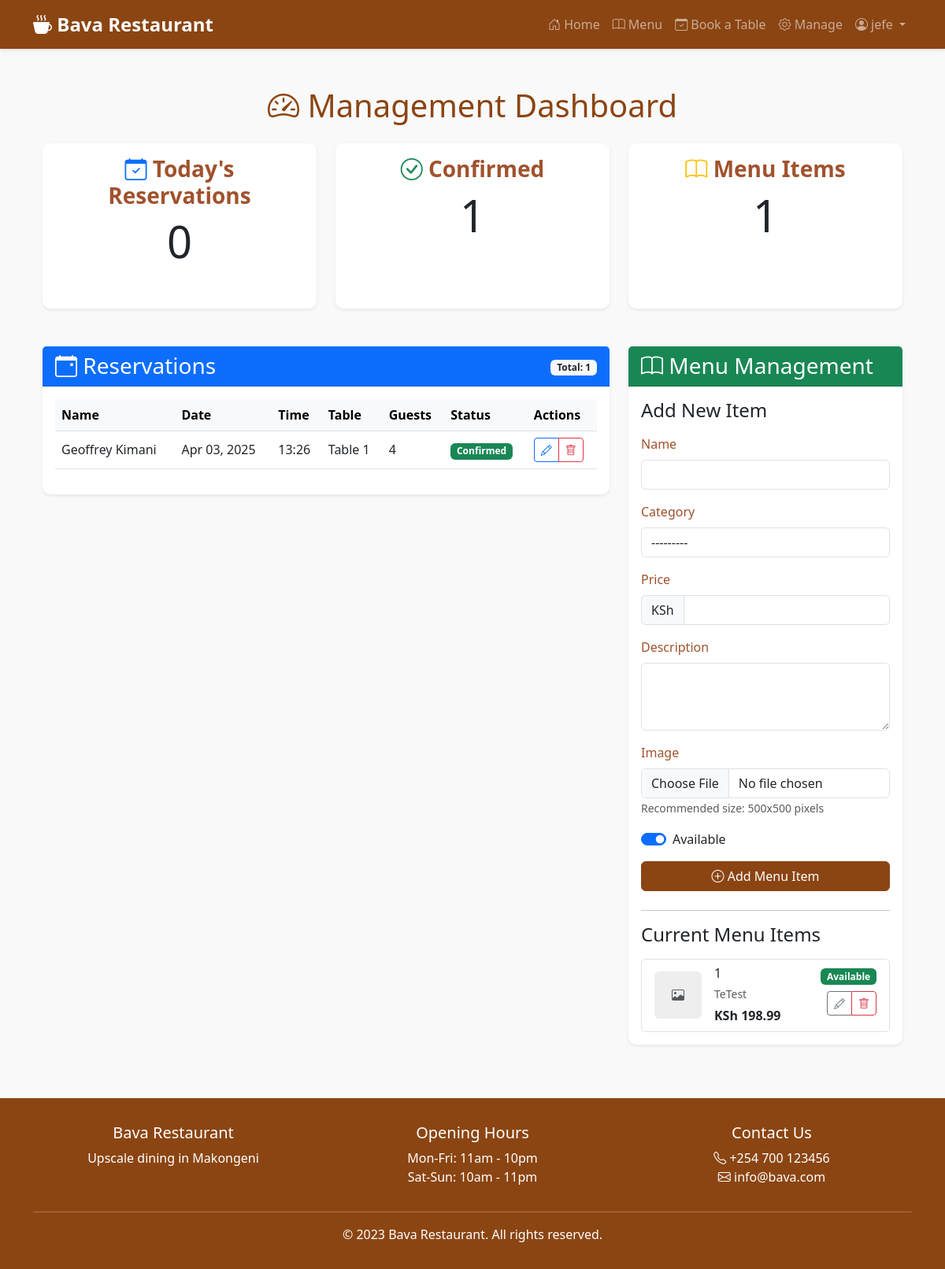
Page /manage/ (signed in) on the earlier database version.
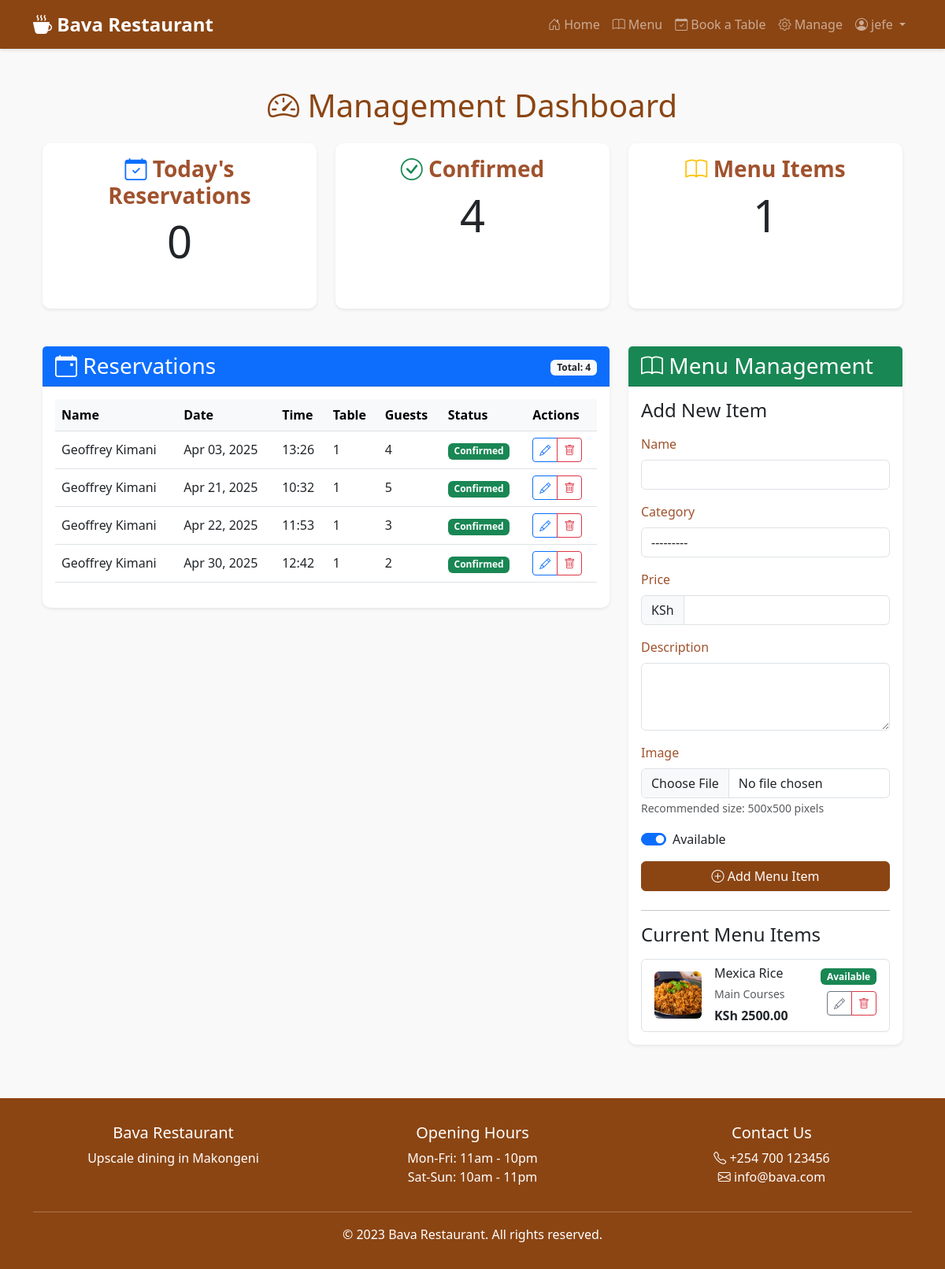
Same page on the later database version.
### restaurant/models.py (models this page shows, shortened)
class Reservation(models.Model):
    PAYMENT_METHOD_CHOICES = [
        ('mpesa', 'Mpesa'),
        ('cash', 'Cash'),
    ]
    user = models.ForeignKey(User, on_delete=models.CASCADE, null=True, blank=True)
    customer_name = models.CharField(max_length=100)
    customer_email = models.EmailField()
    customer_phone = models.CharField(max_length=15)
    table = models.ForeignKey(Table, on_delete=models.CASCADE)
    reservation_date = models.DateField()
    reservation_time = models.TimeField()
    number_of_guests = models.PositiveIntegerField()
    special_requests = models.TextField(blank=True)
    created_at = models.DateTimeField(auto_now_add=True)
    is_confirmed = models.BooleanField(default=False)
    payment_method = models.CharField(
        max_length=10,
        choices=PAYMENT_METHOD_CHOICES,
        default='cash'
    )
    deposit_amount = models.DecimalField(max_digits=6, decimal_places=2, default=0)

class Table(models.Model):
    table_number = models.CharField(max_length=10, unique=True)
    capacity = models.PositiveIntegerField()
    is_available = models.BooleanField(default=True)

class MenuItem(models.Model):
    CATEGORY_CHOICES = [
        ('appetizers', 'Appetizers'),
        ('main_courses', 'Main Courses'),
        ('desserts', 'Desserts'),
        ('drinks', 'Drinks'),
    ]
    name = models.CharField(max_length=100)
    description = models.TextField()
    image = models.ImageField(upload_to='menu_images/')
    price = models.DecimalField(max_digits=6, decimal_places=2)
    category = models.CharField(max_length=20, choices=CATEGORY_CHOICES)
    available = models.BooleanField(default=True)
    created_at = models.DateTimeField(auto_now_add=True)
    updated_at = models.DateTimeField(auto_now=True)

### restaurant/views.py (the view)
# urls.py: path('manage/', views.manage, name='manage'),
@login_required(login_url='login')
def manage(request):
    if not request.user.is_staff:
        messages.error(request, "You don't have permission to access the management page.")
        return redirect('home')
    today = timezone.now().date()
    reservations = Reservation.objects.all().order_by('reservation_date', 'reservation_time')
    today_reservations = reservations.filter(reservation_date=today)
    confirmed_reservations = reservations.filter(is_confirmed=True)
    menu_items = MenuItem.objects.all().order_by('category', 'name')
    if request.method == 'POST':
        menu_form = MenuItemForm(request.POST, request.FILES)
        if menu_form.is_valid():
            menu_item = menu_form.save()
            messages.success(request, f"Menu item '{menu_item.name}' added successfully!")
            return redirect('manage')
        else:
            print("Form errors:", menu_form.errors)
            for field, errors in menu_form.errors.items():
                for error in errors:
                    messages.error(request, f"{field}: {error}")
    else:
        menu_form = MenuItemForm()
    return render(request, 'manage.html', {
        'reservations': reservations,
        'today_reservations': today_reservations,
        'confirmed_reservations': confirmed_reservations,
        'menu_items': menu_items,
        'menu_form': menu_form
    })

### restaurant/forms.py
class MenuItemForm(forms.ModelForm):
    class Meta:
        model = MenuItem
        fields = '__all__'
        widgets = {
            'name': forms.TextInput(attrs={'class': 'form-control'}),
            'category': forms.Select(attrs={'class': 'form-control'}),
            'price': forms.NumberInput(attrs={'class': 'form-control'}),
            'description': forms.Textarea(attrs={'class': 'form-control', 'rows': 3}),
            'available': forms.CheckboxInput(attrs={'class': 'form-check-input'}),
        }
    def __init__(self, *args, **kwargs):
        super().__init__(*args, **kwargs)
        self.fields['image'].required = False  # Make image optional if needed

### templates/manage.html (shortened to what the changed rows need)
{% extends 'base.html' %}
{% block content %}
{% if not request.user.is_authenticated %}
    <div class="alert alert-warning text-center">
        Please <a href="{% url 'login' %}">login</a> to access the management dashboard.
    </div>
{% else %}
<div class="container-fluid">
    <h1 class="text-center my-4" style="color: var(--primary-color);">
        <i class="bi bi-speedometer2"></i> Management Dashboard
    </h1>
    <div class="row g-4">
        <div class="col-md-4">
            <div class="card shadow-sm h-100">
                <div class="card-body text-center">
                    <h3 class="card-title">
                        <i class="bi bi-calendar-check text-primary"></i> Today's Reservations
                    </h3>
                    <p class="display-4">{{ today_reservations.count }}</p>
                </div>
            </div>
        </div>
        <div class="col-md-4">
            <div class="card shadow-sm h-100">
                <div class="card-body text-center">
                    <h3 class="card-title">
                        <i class="bi bi-check-circle text-success"></i> Confirmed
                    </h3>
                    <p class="display-4">{{ confirmed_reservations.count }}</p>
                </div>
            </div>
        </div>
        <div class="col-md-4">
            <div class="card shadow-sm h-100">
                <div class="card-body text-center">
                    <h3 class="card-title">
                        <i class="bi bi-book text-warning"></i> Menu Items
                    </h3>
                    <p class="display-4">{{ menu_items.count }}</p>
                </div>
            </div>
        </div>
    </div>
    <div class="row mt-4 g-4">
        <div class="col-lg-8">
            <div class="card shadow-sm">
                <div class="card-header bg-primary text-white">
                    <div class="d-flex justify-content-between align-items-center">
                        <h3 class="mb-0">
                            <i class="bi bi-calendar-event"></i> Reservations
                        </h3>
                        <div>
                            <span class="badge bg-light text-dark">Total: {{ reservations.count }}</span>
                        </div>
                    </div>
                </div>
                <div class="card-body">
                    <div class="table-responsive">
                        <table class="table table-hover align-middle">
                            <thead class="table-light">
                                <tr>
                                    <th>Name</th>
                                    <th>Date</th>
                                    <th>Time</th>
                                    <th>Table</th>
                                    <th>Guests</th>
                                    <th>Status</th>
                                    <th>Actions</th>
                                </tr>
                            </thead>
                            <tbody>
                                {% for reservation in reservations %}
                                <tr>
                                    <td>{{ reservation.customer_name }}</td>
                                    <td>{{ reservation.reservation_date|date:"M d, Y" }}</td>
                                    <td>{{ reservation.reservation_time|time:"H:i" }}</td>
                                    <td>{{ reservation.table.table_number }}</td>
                                    <td>{{ reservation.number_of_guests }}</td>
                                    <td>
                                        {% if reservation.is_confirmed %}
                                            <span class="badge bg-success">Confirmed</span>
                                        {% else %}
                                            <span class="badge bg-warning text-dark">Pending</span>
                                        {% endif %}
                                    </td>
                                    <td>
                                        <div class="btn-group btn-group-sm">
                                            <a href="#" class="btn btn-outline-primary" title="Edit">
                                                <i class="bi bi-pencil"></i>
                                            </a>
                                            <a href="#" class="btn btn-outline-danger" title="Delete">
                                                <i class="bi bi-trash"></i>
                                            </a>
                                        </div>
                                    </td>
                                </tr>
                                {% empty %}
                                <tr>
                                    <td colspan="7" class="text-center py-4">No reservations found</td>
                                </tr>
                                {% endfor %}
                            </tbody>
                        </table>
                    </div>
                </div>
            </div>
        </div>
        <div class="col-lg-4">
            <div class="card shadow-sm">
                <div class="card-header bg-success text-white">
                    <h3 class="mb-0">
                        <i class="bi bi-book"></i> Menu Management
                    </h3>
                </div>
                <div class="card-body">
                    <div class="mb-4">
                        <h4 class="mb-3">Add New Item</h4>
                        <form method="post" enctype="multipart/form-data">
                            <div class="mb-3">
                                <label class="form-label">Name</label>
                                {{ menu_form.name }}
                            </div>
                            <div class="mb-3">
                                <label class="form-label">Category</label>
                                {{ menu_form.category }}
                            </div>
                            <div class="mb-3">
                                <label class="form-label">Price</label>
                                <div class="input-group">
                                    <span class="input-group-text">KSh</span>
                                    {{ menu_form.price }}
                                </div>
                            </div>
                            <div class="mb-3">
                                <label class="form-label">Description</label>
                                {{ menu_form.description }}
                            </div>
                            <div class="mb-3">
                                <label class="form-label">Image</label>
                                <input type="file" name="image" class="form-control" id="id_image" accept="image/*">
                                <small class="text-muted">Recommended size: 500x500 pixels</small>
                            </div>
                            <div class="mb-3 form-check form-switch">
                                {{ menu_form.available }}
                                <label class="form-check-label" for="id_available">Available</label>
                            </div>
                            <button type="submit" class="btn btn-primary w-100">
                                <i class="bi bi-plus-circle"></i> Add Menu Item
                            </button>
                        </form>
                    </div>
                    <hr>
                    <h4 class="mb-3">Current Menu Items</h4>
                    <div class="list-group">
                        {% for item in menu_items %}
                        <div class="list-group-item list-group-item-action">
                            <div class="d-flex gap-3 w-100 justify-content-between">
                                <div class="d-flex align-items-center">
                                    {% if item.image %}
                                    <img src="{{ item.image.url }}" alt="{{ item.name }}"
                                         class="rounded me-3" style="width: 60px; height: 60px; object-fit: cover;">
                                    {% else %}
                                    <div class="rounded me-3 d-flex align-items-center justify-content-center"
                                         style="width: 60px; height: 60px; background: #eee;">
                                        <i class="bi bi-image text-muted"></i>
                                    </div>
                                    {% endif %}
                                    <div>
                                        <h6 class="mb-1">{{ item.name }}</h6>
                                        <small class="text-muted">{{ item.get_category_display }}</small>
                                        <div class="mt-1">
                                            <span class="fw-bold">KSh {{ item.price }}</span>
                                        </div>
                                    </div>
                                </div>
                                <div class="d-flex flex-column align-items-end">
                                    <div>
                                        {% if item.available %}
                                            <span class="badge bg-success">Available</span>
                                        {% else %}
                                            <span class="badge bg-danger">Unavailable</span>
                                        {% endif %}
                                    </div>
                                    <div class="mt-2 btn-group btn-group-sm">
                                        <a href="#" class="btn btn-outline-secondary">
                                            <i class="bi bi-pencil"></i>
                                        </a>
                                        <a href="#" class="btn btn-outline-danger">
                                            <i class="bi bi-trash"></i>
                                        </a>
                                    </div>
                                </div>
                            </div>
                        </div>
                        {% empty %}
                        <div class="list-group-item text-center py-3">
                            No menu items found
                        </div>
                        {% endfor %}
                    </div>
                </div>
            </div>
        </div>
    </div>
</div>
{% endif %}
{% endblock %}

Differences in the rows shown:
removed MenuItem: name "1", category "TeTest", price "198.99", available "Available"
changed through a linked row, Reservation "Apr 03, 2025": table.table_number "Table 1" → "1"
added Reservation: customer_name "Geoffrey Kimani", reservation_date "Apr 21, 2025", reservation_time "10:32", table.table_number "1", number_of_guests "5", is_confirmed "Confirmed"
added Reservation: customer_name "Geoffrey Kimani", reservation_date "Apr 22, 2025", reservation_time "11:53", table.table_number "1", number_of_guests "3", is_confirmed "Confirmed"
added Reservation: customer_name "Geoffrey Kimani", reservation_date "Apr 30, 2025", reservation_time "12:42", table.table_number "1", number_of_guests "2", is_confirmed "Confirmed"
added MenuItem: image (picture), name "Mexica Rice", category "Main Courses", price "2500.00", available "Available"
Other differences:
{{ confirmed_reservations.count }}: "1" → "4"
{{ reservations.count }}: "1" → "4"
